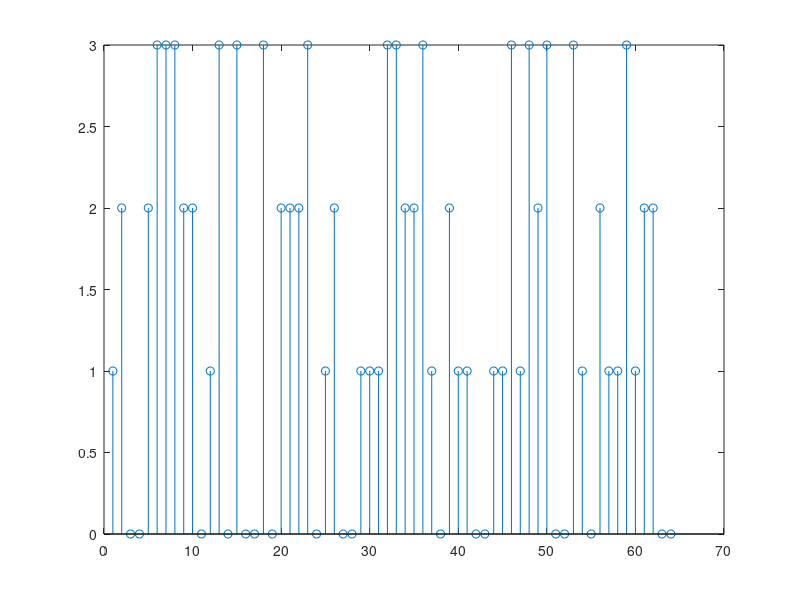
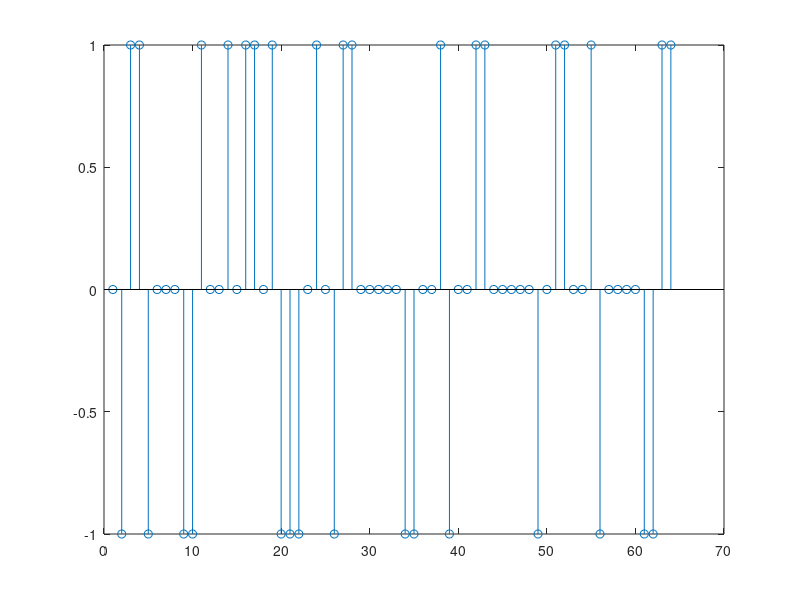
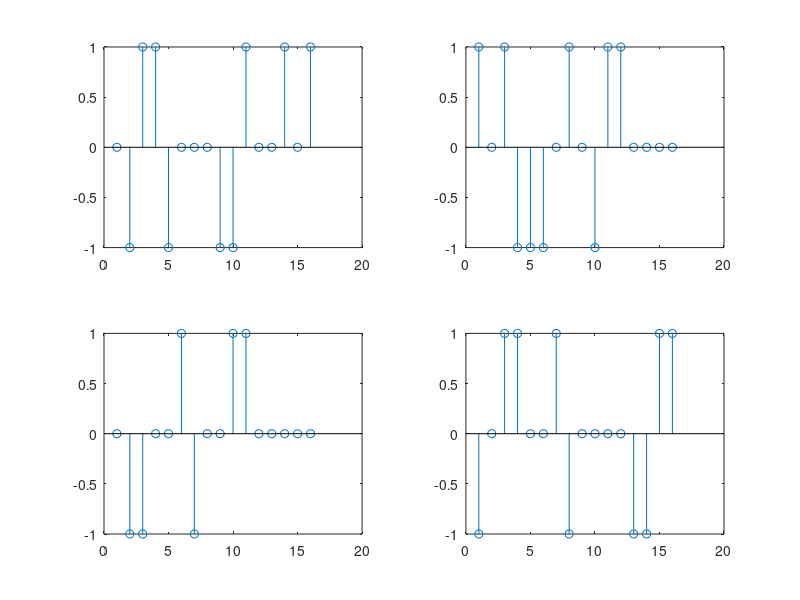
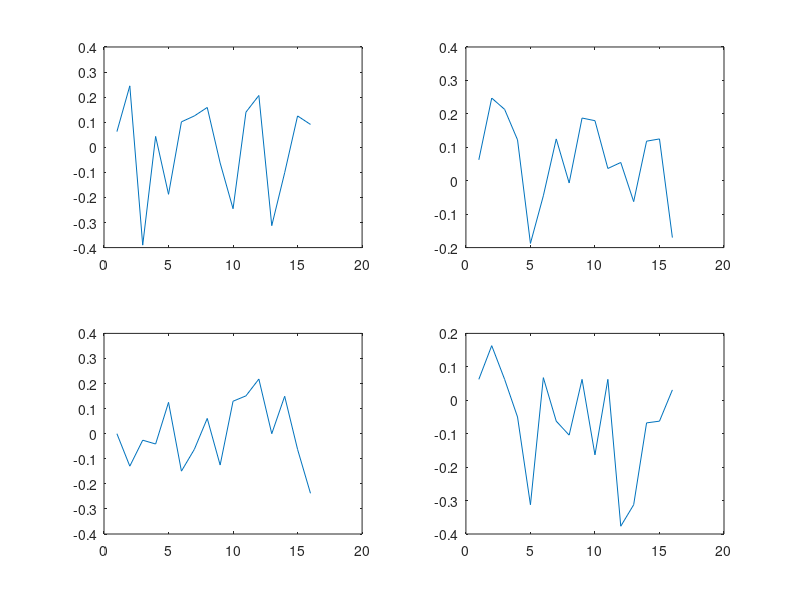

These charts were generated, in order, by the following MATLAB code:
clc
close all
clear

%TRANSMITTER

N_bps = 64;
M_ord = 4;
N_scu = 4;
T_N_b = 256;
Block_size = 16;

CyclicPrefix_size = ceil(Block_size/10);

data = randsrc(64,1,[0,1,2,3]);
figure(1);
stem(data);

QPSK_data = pskmod(data, M_ord);
figure(2);
stem(QPSK_data);

resahped_data = reshape(QPSK_data,[16, 4]);

sub_data_1 = resahped_data(:,1);
sub_data_2 = resahped_data(:,2);
sub_data_3 = resahped_data(:,3);
sub_data_4 = resahped_data(:,4);

figure(3);
subplot(2,2,1); stem(sub_data_1);
subplot(2,2,2); stem(sub_data_2);
subplot(2,2,3); stem(sub_data_3);
subplot(2,2,4); stem(sub_data_4);

spect_sub_data_1 = ifft(sub_data_1);
spect_sub_data_2 = ifft(sub_data_2);
spect_sub_data_3 = ifft(sub_data_3);
spect_sub_data_4 = ifft(sub_data_4);

figure(4);
subplot(2,2,1); plot(real(spect_sub_data_1));
subplot(2,2,2); plot(real(spect_sub_data_2));
subplot(2,2,3); plot(real(spect_sub_data_3));
subplot(2,2,4); plot(real(spect_sub_data_4));

prefix_1 = spect_sub_data_1(length(spect_sub_data_1) - CyclicPrefix_size +1 :length(spect_sub_data_1));
prefix_2 = spect_sub_data_2(length(spect_sub_data_2) - CyclicPrefix_size +1 :length(spect_sub_data_2));
prefix_3 = spect_sub_data_3(length(spect_sub_data_3) - CyclicPrefix_size +1 :length(spect_sub_data_3));
prefix_4 = spect_sub_data_4(length(spect_sub_data_4) - CyclicPrefix_size +1 :length(spect_sub_data_4));

ofdm_block_1 = vertcat(prefix_1, spect_sub_data_1);
ofdm_block_2 = vertcat(prefix_2, spect_sub_data_2);
ofdm_block_3 = vertcat(prefix_3, spect_sub_data_3);
ofdm_block_4 = vertcat(prefix_4, spect_sub_data_4);

figure(5);
subplot(2,2,1); plot(real(ofdm_block_1));
subplot(2,2,2); plot(real(ofdm_block_2));
subplot(2,2,3); plot(real(ofdm_block_3));
subplot(2,2,4); plot(real(ofdm_block_4));

OFDM_signal = vertcat(ofdm_block_1, ofdm_block_2, ofdm_block_3,ofdm_block_4);
figure(6);
stem(OFDM_signal);
%%
close all
%CHANNEL
  
x =zeros(length(OFDM_signal) ,1);
 
SNR_mat = -4:20;
received_signal_mat = zeros(72, length(SNR_mat));
 
 for i=1:length(SNR_mat)
     
     channel = randn([2,1])+ 1i*randn([2,1]);
     filtered_ofdm = filter(channel,1,OFDM_signal);
     noise = awgn(x,SNR_mat(i));
     received_signal_mat(:,i) = OFDM_signal + noise ;
     
 end


%%

%RECEIVER

for j=1:length(SNR_mat)
    
    r = received_signal_mat(:, j);
    
    data_out_1 = r(1: Block_size + CyclicPrefix_size);
    
    data_out_2 = r(Block_size + CyclicPrefix_size + 1 : 2*(Block_size + CyclicPrefix_size));
    
    data_out_3 = r(2*(Block_size + CyclicPrefix_size)+1 : 3*(Block_size + CyclicPrefix_size));
    
    data_out_4 = r(3*(Block_size + CyclicPrefix_size)+1 : 4*(Block_size + CyclicPrefix_size));
    
    data_block_out_1 = data_out_1(CyclicPrefix_size + 1 : Block_size + CyclicPrefix_size);
    data_block_out_2 = data_out_2(CyclicPrefix_size + 1 : Block_size + CyclicPrefix_size);
    data_block_out_3 = data_out_3(CyclicPrefix_size + 1 : Block_size + CyclicPrefix_size);
    data_block_out_4 = data_out_4(CyclicPrefix_size + 1 : Block_size + CyclicPrefix_size);
    
    inv_data_out_1 = fft(data_block_out_1);
    inv_data_out_2 = fft(data_block_out_2);
    inv_data_out_3 = fft(data_block_out_3);
    inv_data_out_4 = fft(data_block_out_4);
    
    data_serial_out = vertcat(inv_data_out_1, inv_data_out_2, inv_data_out_3, inv_data_out_4);
    
    demod_serial_out = pskdemod(data_serial_out, M_ord);
    
    [num(j), ratio(j)] = biterr(data, demod_serial_out);
    
end



plot(SNR_mat, ratio);



    




